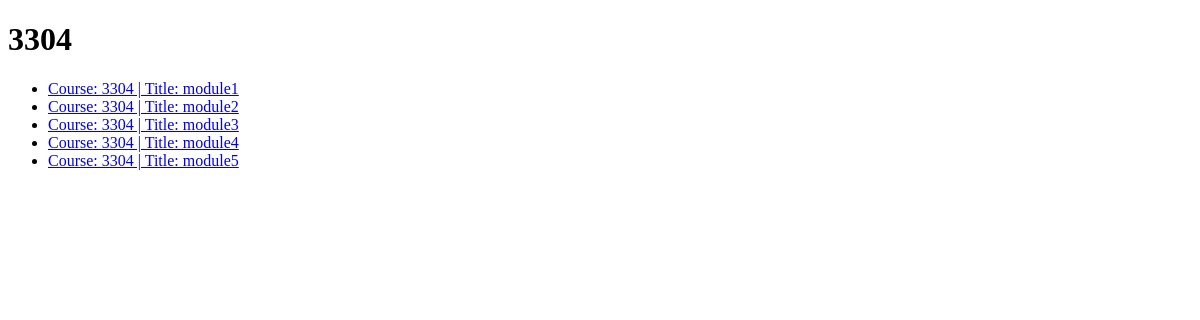
/system/view/8/1/, run on an earlier commit of the app's database.
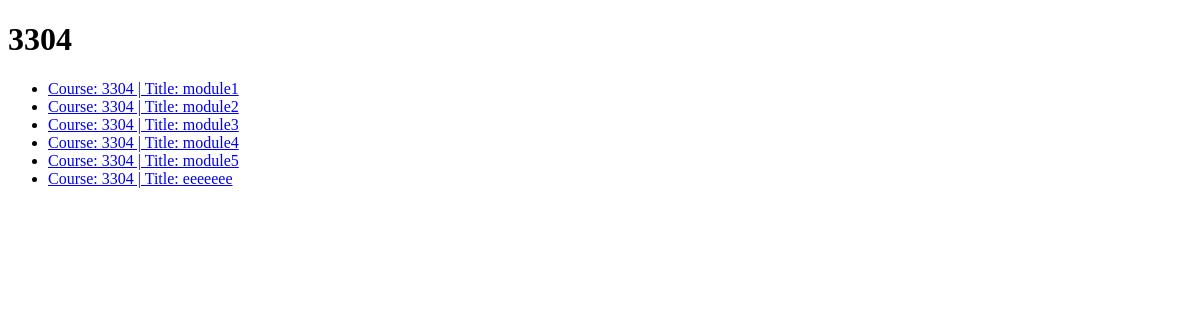
And on a later commit of the database.
### system/models.py (models this page shows, shortened)
class Module(models.Model):
	course = models.ForeignKey(Course, on_delete=models.CASCADE)
	order = models.IntegerField()
	title=models.CharField(max_length=200)
	def __str__(self):
		return f'Course: {self.course.title} | Title: {self.title}'

class Course(models.Model):
	instructor = models.ForeignKey(Instructor, on_delete=models.CASCADE)
	category = models.ForeignKey(Category,on_delete=models.CASCADE)
	title = models.CharField(max_length=200)
	description = models.TextField()
	CECU_value = models.IntegerField()
	STATUS = (
		(0,'Open'),
		(1,'Pending'),
		(2,'Closed'),
	)
	status = models.IntegerField(choices=STATUS)

### system/views.py (the view, shortened to what this page needs)
# urls.py: path('view/<int:user_id>/<int:course_id>/', views.showModules, name='showModules'),                               # view module list
def showModules(request, **kwargs):
	u_id = kwargs['user_id']
	c_id = kwargs['course_id']
	template = loader.get_template("showModules.html")
	users = Instructor.objects.filter(id=u_id)
	if len(users)==0:
		type = 'learner'
		course = Course.objects.filter(id=c_id)[0]
		modules = Module.objects.filter(course__id=c_id).order_by('order')
		progress = Enroll.objects.filter(learner_id=u_id, course_id=c_id).values('progress')[0]['progress']
	context = {
		'course': course,
		'modules': modules,
		'type': type,
		'progress': progress,
		'u_id': u_id,
	}
	return HttpResponse(template.render(context, request))

### templates/manageModules/showModules.html (shortened to what this page needs)
<!DOCTYPE html>
<html>
<head>
</head>
<body>
	{% extends 'title.html' %}
	{% block content %}
	<div id="module_list">
		{% if type == "instructor" %}
		<ul>
    	{% for module in modules %}
        <li><a href="/system/manage/{{u_id}}/{{course.id}}/{{module.id}}/displayModuleContent/">{{ module.title }}</a></li>
					<a href="/system/manage/{{u_id}}/{{course.id}}/{{module.id}}/deleteModule/"> remove </a>
    	{% endfor %}
		</ul>
			<button id="create_module" data-uid="{{u_id}}" data-courseID="{{course.id}}">Add Module</button>
			<form id="module_info"></form>
		{% else %}
			<ul>
				{% for module in modules %}
					{% if module.order <= progress %}
						<li data-accessible="open"><a href="/system/view/{{u_id}}/{{course.id}}/{{module.id}}/">{{module}}</a></li>
					{% else %}
						<li data-accessible="close"><a href="/system/view/{{u_id}}/{{course.id}}/{{module.id}}/">{{module}}</a></li>
					{% endif %}
				{% endfor %}
			</ul>
		{% endif %}
	</div>
	{% endblock %}

What changed in the data, as far as the page shows it:
added Module: course+title "Course: 3304 | Title: eeeeeee"
